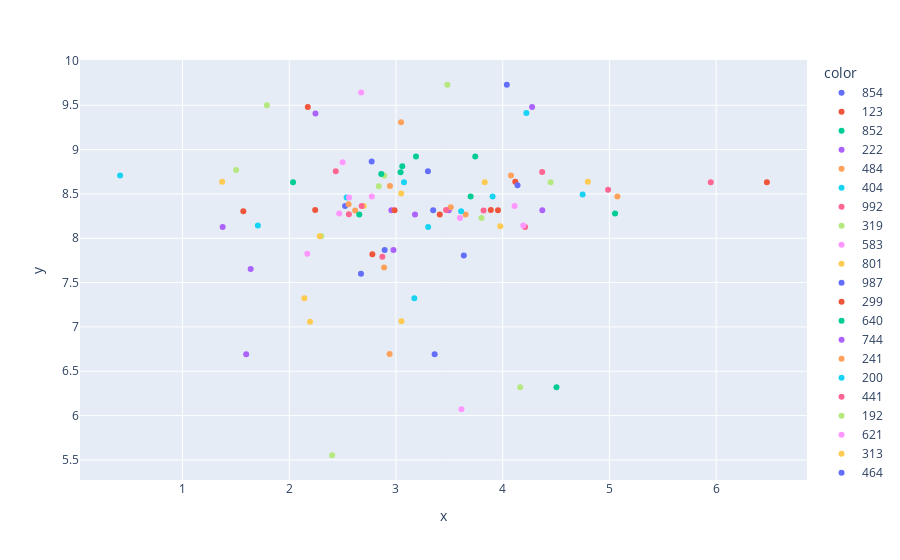

The code cell stored with this chart in its notebook:
### Code cell
fig = px.scatter(x=data_feat_descr_df["consumption_avg"], y=data_feat_descr_df["temperature_avg"],
                color = data_feat_descr_df.reset_index()["home_num"])
fig.show()

### Figure 1 — Plotly figure (JSON) as saved in the notebook; plotly's stock layout.template omitted (floating-point values rounded to 4 significant figures)
{"data": [{"hovertemplate": "color=854<br>x=%{x}<br>y=%{y}<extra></extra>", "legendgroup": "854", "marker": {"color": "#636efa", "symbol": "circle"}, "mode": "markers", "name": "854", "orientation": "v", "showlegend": true, "type": "scatter", "x": [2.894], "xaxis": "x", "y": [7.869], "yaxis": "y"}, {"hovertemplate": "color=123<br>x=%{x}<br>y=%{y}<extra></extra>", "legendgroup": "123", "marker": {"color": "#EF553B", "symbol": "circle"}, "mode": "markers", "name": "123", "orientation": "v", "showlegend": true, "type": "scatter", "x": [2.174], "xaxis": "x", "y": [9.48], "yaxis": "y"}, {"hovertemplate": "color=852<br>x=%{x}<br>y=%{y}<extra></extra>", "legendgroup": "852", "marker": {"color": "#00cc96", "symbol": "circle"}, "mode": "markers", "name": "852", "orientation": "v", "showlegend": true, "type": "scatter", "x": [3.059], "xaxis": "x", "y": [8.811], "yaxis": "y"}, {"hovertemplate": "color=222<br>x=%{x}<br>y=%{y}<extra></extra>", "legendgroup": "222", "marker": {"color": "#ab63fa", "symbol": "circle"}, "mode": "markers", "name": "222", "orientation": "v", "showlegend": true, "type": "scatter", "x": [2.245], "xaxis": "x", "y": [9.407], "yaxis": "y"}, {"hovertemplate": "color=484<br>x=%{x}<br>y=%{y}<extra></extra>", "legendgroup": "484", "marker": {"color": "#FFA15A", "symbol": "circle"}, "mode": "markers", "name": "484", "orientation": "v", "showlegend": true, "type": "scatter", "x": [2.618], "xaxis": "x", "y": [8.314], "yaxis": "y"}, {"hovertemplate": "color=404<br>x=%{x}<br>y=%{y}<extra></extra>", "legendgroup": "404", "marker": {"color": "#19d3f3", "symbol": "circle"}, "mode": "markers", "name": "404", "orientation": "v", "showlegend": true, "type": "scatter", "x": [3.075], "xaxis": "x", "y": [8.633], "yaxis": "y"}, {"hovertemplate": "color=992<br>x=%{x}<br>y=%{y}<extra></extra>", "legendgroup": "992", "marker": {"color": "#FF6692", "symbol": "circle"}, "mode": "markers", "name": "992", "orientation": "v", "showlegend": true, "type": "scatter", "x": [2.872], "xaxis": "x", "y": [7.793], "yaxis": "y"}, {"hovertemplate": "color=319<br>x=%{x}<br>y=%{y}<extra></extra>", "legendgroup": "319", "marker": {"color": "#B6E880", "symbol": "circle"}, "mode": "markers", "name": "319", "orientation": "v", "showlegend": true, "type": "scatter", "x": [2.89], "xaxis": "x", "y": [8.707], "yaxis": "y"}, {"hovertemplate": "color=583<br>x=%{x}<br>y=%{y}<extra></extra>", "legendgroup": "583", "marker": {"color": "#FF97FF", "symbol": "circle"}, "mode": "markers", "name": "583", "orientation": "v", "showlegend": true, "type": "scatter", "x": [2.468], "xaxis": "x", "y": [8.28], "yaxis": "y"}, {"hovertemplate": "color=801<br>x=%{x}<br>y=%{y}<extra></extra>", "legendgroup": "801", "marker": {"color": "#FECB52", "symbol": "circle"}, "mode": "markers", "name": "801", "orientation": "v", "showlegend": true, "type": "scatter", "x": [1.371], "xaxis": "x", "y": [8.638], "yaxis": "y"}, {"hovertemplate": "color=987<br>x=%{x}<br>y=%{y}<extra></extra>", "legendgroup": "987", "marker": {"color": "#636efa", "symbol": "circle"}, "mode": "markers", "name": "987", "orientation": "v", "showlegend": true, "type": "scatter", "x": [2.523], "xaxis": "x", "y": [8.363], "yaxis": "y"}, {"hovertemplate": "color=299<br>x=%{x}<br>y=%{y}<extra></extra>", "legendgroup": "299", "marker": {"color": "#EF553B", "symbol": "circle"}, "mode": "markers", "name": "299", "orientation": "v", "showlegend": true, "type": "scatter", "x": [2.243], "xaxis": "x", "y": [8.319], "yaxis": "y"}, {"hovertemplate": "color=640<br>x=%{x}<br>y=%{y}<extra></extra>", "legendgroup": "640", "marker": {"color": "#00cc96", "symbol": "circle"}, "mode": "markers", "name": "640", "orientation": "v", "showlegend": true, "type": "scatter", "x": [4.504], "xaxis": "x", "y": [6.32], "yaxis": "y"}, {"hovertemplate": "color=744<br>x=%{x}<br>y=%{y}<extra></extra>", "legendgroup": "744", "marker": {"color": "#ab63fa", "symbol": "circle"}, "mode": "markers", "name": "744", "orientation": "v", "showlegend": true, "type": "scatter", "x": [3.495], "xaxis": "x", "y": [8.314], "yaxis": "y"}, {"hovertemplate": "color=241<br>x=%{x}<br>y=%{y}<extra></extra>", "legendgroup": "241", "marker": {"color": "#FFA15A", "symbol": "circle"}, "mode": "markers", "name": "241", "orientation": "v", "showlegend": true, "type": "scatter", "x": [3.652], "xaxis": "x", "y": [8.267], "yaxis": "y"}, {"hovertemplate": "color=200<br>x=%{x}<br>y=%{y}<extra></extra>", "legendgroup": "200", "marker": {"color": "#19d3f3", "symbol": "circle"}, "mode": "markers", "name": "200", "orientation": "v", "showlegend": true, "type": "scatter", "x": [1.706], "xaxis": "x", "y": [8.145], "yaxis": "y"}, {"hovertemplate": "color=441<br>x=%{x}<br>y=%{y}<extra></extra>", "legendgroup": "441", "marker": {"color": "#FF6692", "symbol": "circle"}, "mode": "markers", "name": "441", "orientation": "v", "showlegend": true, "type": "scatter", "x": [5.95], "xaxis": "x", "y": [8.633], "yaxis": "y"}, {"hovertemplate": "color=192<br>x=%{x}<br>y=%{y}<extra></extra>", "legendgroup": "192", "marker": {"color": "#B6E880", "symbol": "circle"}, "mode": "markers", "name": "192", "orientation": "v", "showlegend": true, "type": "scatter", "x": [4.164], "xaxis": "x", "y": [6.32], "yaxis": "y"}, {"hovertemplate": "color=621<br>x=%{x}<br>y=%{y}<extra></extra>", "legendgroup": "621", "marker": {"color": "#FF97FF", "symbol": "circle"}, "mode": "markers", "name": "621", "orientation": "v", "showlegend": true, "type": "scatter", "x": [3.613], "xaxis": "x", "y": [6.072], "yaxis": "y"}, {"hovertemplate": "color=313<br>x=%{x}<br>y=%{y}<extra></extra>", "legendgroup": "313", "marker": {"color": "#FECB52", "symbol": "circle"}, "mode": "markers", "name": "313", "orientation": "v", "showlegend": true, "type": "scatter", "x": [3.051], "xaxis": "x", "y": [7.065], "yaxis": "y"}, {"hovertemplate": "color=464<br>x=%{x}<br>y=%{y}<extra></extra>", "legendgroup": "464", "marker": {"color": "#636efa", "symbol": "circle"}, "mode": "markers", "name": "464", "orientation": "v", "showlegend": true, "type": "scatter", "x": [3.636], "xaxis": "x", "y": [7.807], "yaxis": "y"}, {"hovertemplate": "color=424<br>x=%{x}<br>y=%{y}<extra></extra>", "legendgroup": "424", "marker": {"color": "#EF553B", "symbol": "circle"}, "mode": "markers", "name": "424", "orientation": "v", "showlegend": true, "type": "scatter", "x": [3.956], "xaxis": "x", "y": [8.314], "yaxis": "y"}, {"hovertemplate": "color=993<br>x=%{x}<br>y=%{y}<extra></extra>", "legendgroup": "993", "marker": {"color": "#00cc96", "symbol": "circle"}, "mode": "markers", "name": "993", "orientation": "v", "showlegend": true, "type": "scatter", "x": [5.053], "xaxis": "x", "y": [8.28], "yaxis": "y"}, {"hovertemplate": "color=598<br>x=%{x}<br>y=%{y}<extra></extra>", "legendgroup": "598", "marker": {"color": "#ab63fa", "symbol": "circle"}, "mode": "markers", "name": "598", "orientation": "v", "showlegend": true, "type": "scatter", "x": [2.976], "xaxis": "x", "y": [7.869], "yaxis": "y"}, {"hovertemplate": "color=514<br>x=%{x}<br>y=%{y}<extra></extra>", "legendgroup": "514", "marker": {"color": "#FFA15A", "symbol": "circle"}, "mode": "markers", "name": "514", "orientation": "v", "showlegend": true, "type": "scatter", "x": [2.889], "xaxis": "x", "y": [7.669], "yaxis": "y"}, {"hovertemplate": "color=268<br>x=%{x}<br>y=%{y}<extra></extra>", "legendgroup": "268", "marker": {"color": "#19d3f3", "symbol": "circle"}, "mode": "markers", "name": "268", "orientation": "v", "showlegend": true, "type": "scatter", "x": [0.415], "xaxis": "x", "y": [8.707], "yaxis": "y"}, {"hovertemplate": "color=745<br>x=%{x}<br>y=%{y}<extra></extra>", "legendgroup": "745", "marker": {"color": "#FF6692", "symbol": "circle"}, "mode": "markers", "name": "745", "orientation": "v", "showlegend": true, "type": "scatter", "x": [4.37], "xaxis": "x", "y": [8.746], "yaxis": "y"}, {"hovertemplate": "color=927<br>x=%{x}<br>y=%{y}<extra></extra>", "legendgroup": "927", "marker": {"color": "#B6E880", "symbol": "circle"}, "mode": "markers", "name": "927", "orientation": "v", "showlegend": true, "type": "scatter", "x": [1.502], "xaxis": "x", "y": [8.769], "yaxis": "y"}, {"hovertemplate": "color=945<br>x=%{x}<br>y=%{y}<extra></extra>", "legendgroup": "945", "marker": {"color": "#FF97FF", "symbol": "circle"}, "mode": "markers", "name": "945", "orientation": "v", "showlegend": true, "type": "scatter", "x": [2.773], "xaxis": "x", "y": [8.47], "yaxis": "y"}, {"hovertemplate": "color=352<br>x=%{x}<br>y=%{y}<extra></extra>", "legendgroup": "352", "marker": {"color": "#FECB52", "symbol": "circle"}, "mode": "markers", "name": "352", "orientation": "v", "showlegend": true, "type": "scatter", "x": [4.798], "xaxis": "x", "y": [8.638], "yaxis": "y"}, {"hovertemplate": "color=980<br>x=%{x}<br>y=%{y}<extra></extra>", "legendgroup": "980", "marker": {"color": "#636efa", "symbol": "circle"}, "mode": "markers", "name": "980", "orientation": "v", "showlegend": true, "type": "scatter", "x": [2.672], "xaxis": "x", "y": [7.599], "yaxis": "y"}, {"hovertemplate": "color=644<br>x=%{x}<br>y=%{y}<extra></extra>", "legendgroup": "644", "marker": {"color": "#EF553B", "symbol": "circle"}, "mode": "markers", "name": "644", "orientation": "v", "showlegend": true, "type": "scatter", "x": [4.118], "xaxis": "x", "y": [8.636], "yaxis": "y"}, {"hovertemplate": "color=683<br>x=%{x}<br>y=%{y}<extra></extra>", "legendgroup": "683", "marker": {"color": "#00cc96", "symbol": "circle"}, "mode": "markers", "name": "683", "orientation": "v", "showlegend": true, "type": "scatter", "x": [2.656], "xaxis": "x", "y": [8.267], "yaxis": "y"}, {"hovertemplate": "color=244<br>x=%{x}<br>y=%{y}<extra></extra>", "legendgroup": "244", "marker": {"color": "#ab63fa", "symbol": "circle"}, "mode": "markers", "name": "244", "orientation": "v", "showlegend": true, "type": "scatter", "x": [1.596], "xaxis": "x", "y": [6.691], "yaxis": "y"}, {"hovertemplate": "color=677<br>x=%{x}<br>y=%{y}<extra></extra>", "legendgroup": "677", "marker": {"color": "#FFA15A", "symbol": "circle"}, "mode": "markers", "name": "677", "orientation": "v", "showlegend": true, "type": "scatter", "x": [3.048], "xaxis": "x", "y": [9.308], "yaxis": "y"}, {"hovertemplate": "color=351<br>x=%{x}<br>y=%{y}<extra></extra>", "legendgroup": "351", "marker": {"color": "#19d3f3", "symbol": "circle"}, "mode": "markers", "name": "351", "orientation": "v", "showlegend": true, "type": "scatter", "x": [4.222], "xaxis": "x", "y": [9.413], "yaxis": "y"}, {"hovertemplate": "color=118<br>x=%{x}<br>y=%{y}<extra></extra>", "legendgroup": "118", "marker": {"color": "#FF6692", "symbol": "circle"}, "mode": "markers", "name": "118", "orientation": "v", "showlegend": true, "type": "scatter", "x": [4.21], "xaxis": "x", "y": [8.126], "yaxis": "y"}, {"hovertemplate": "color=595<br>x=%{x}<br>y=%{y}<extra></extra>", "legendgroup": "595", "marker": {"color": "#B6E880", "symbol": "circle"}, "mode": "markers", "name": "595", "orientation": "v", "showlegend": true, "type": "scatter", "x": [3.482], "xaxis": "x", "y": [9.731], "yaxis": "y"}, {"hovertemplate": "color=255<br>x=%{x}<br>y=%{y}<extra></extra>", "legendgroup": "255", "marker": {"color": "#FF97FF", "symbol": "circle"}, "mode": "markers", "name": "255", "orientation": "v", "showlegend": true, "type": "scatter", "x": [2.674], "xaxis": "x", "y": [9.645], "yaxis": "y"}, {"hovertemplate": "color=554<br>x=%{x}<br>y=%{y}<extra></extra>", "legendgroup": "554", "marker": {"color": "#FECB52", "symbol": "circle"}, "mode": "markers", "name": "554", "orientation": "v", "showlegend": true, "type": "scatter", "x": [3.977], "xaxis": "x", "y": [8.136], "yaxis": "y"}, {"hovertemplate": "color=318<br>x=%{x}<br>y=%{y}<extra></extra>", "legendgroup": "318", "marker": {"color": "#636efa", "symbol": "circle"}, "mode": "markers", "name": "318", "orientation": "v", "showlegend": true, "type": "scatter", "x": [4.139], "xaxis": "x", "y": [8.598], "yaxis": "y"}, {"hovertemplate": "color=743<br>x=%{x}<br>y=%{y}<extra></extra>", "legendgroup": "743", "marker": {"color": "#EF553B", "symbol": "circle"}, "mode": "markers", "name": "743", "orientation": "v", "showlegend": true, "type": "scatter", "x": [2.779], "xaxis": "x", "y": [7.82], "yaxis": "y"}, {"hovertemplate": "color=947<br>x=%{x}<br>y=%{y}<extra></extra>", "legendgroup": "947", "marker": {"color": "#00cc96", "symbol": "circle"}, "mode": "markers", "name": "947", "orientation": "v", "showlegend": true, "type": "scatter", "x": [3.187], "xaxis": "x", "y": [8.921], "yaxis": "y"}, {"hovertemplate": "color=480<br>x=%{x}<br>y=%{y}<extra></extra>", "legendgroup": "480", "marker": {"color": "#ab63fa", "symbol": "circle"}, "mode": "markers", "name": "480", "orientation": "v", "showlegend": true, "type": "scatter", "x": [2.957], "xaxis": "x", "y": [8.314], "yaxis": "y"}, {"hovertemplate": "color=219<br>x=%{x}<br>y=%{y}<extra></extra>", "legendgroup": "219", "marker": {"color": "#FFA15A", "symbol": "circle"}, "mode": "markers", "name": "219", "orientation": "v", "showlegend": true, "type": "scatter", "x": [5.075], "xaxis": "x", "y": [8.47], "yaxis": "y"}, {"hovertemplate": "color=780<br>x=%{x}<br>y=%{y}<extra></extra>", "legendgroup": "780", "marker": {"color": "#19d3f3", "symbol": "circle"}, "mode": "markers", "name": "780", "orientation": "v", "showlegend": true, "type": "scatter", "x": [3.301], "xaxis": "x", "y": [8.126], "yaxis": "y"}, {"hovertemplate": "color=909<br>x=%{x}<br>y=%{y}<extra></extra>", "legendgroup": "909", "marker": {"color": "#FF6692", "symbol": "circle"}, "mode": "markers", "name": "909", "orientation": "v", "showlegend": true, "type": "scatter", "x": [2.559], "xaxis": "x", "y": [8.27], "yaxis": "y"}, {"hovertemplate": "color=977<br>x=%{x}<br>y=%{y}<extra></extra>", "legendgroup": "977", "marker": {"color": "#B6E880", "symbol": "circle"}, "mode": "markers", "name": "977", "orientation": "v", "showlegend": true, "type": "scatter", "x": [2.299], "xaxis": "x", "y": [8.023], "yaxis": "y"}, {"hovertemplate": "color=272<br>x=%{x}<br>y=%{y}<extra></extra>", "legendgroup": "272", "marker": {"color": "#FF97FF", "symbol": "circle"}, "mode": "markers", "name": "272", "orientation": "v", "showlegend": true, "type": "scatter", "x": [4.111], "xaxis": "x", "y": [8.363], "yaxis": "y"}, {"hovertemplate": "color=246<br>x=%{x}<br>y=%{y}<extra></extra>", "legendgroup": "246", "marker": {"color": "#FECB52", "symbol": "circle"}, "mode": "markers", "name": "246", "orientation": "v", "showlegend": true, "type": "scatter", "x": [3.832], "xaxis": "x", "y": [8.633], "yaxis": "y"}, {"hovertemplate": "color=521<br>x=%{x}<br>y=%{y}<extra></extra>", "legendgroup": "521", "marker": {"color": "#636efa", "symbol": "circle"}, "mode": "markers", "name": "521", "orientation": "v", "showlegend": true, "type": "scatter", "x": [4.039], "xaxis": "x", "y": [9.731], "yaxis": "y"}, {"hovertemplate": "color=842<br>x=%{x}<br>y=%{y}<extra></extra>", "legendgroup": "842", "marker": {"color": "#EF553B", "symbol": "circle"}, "mode": "markers", "name": "842", "orientation": "v", "showlegend": true, "type": "scatter", "x": [2.987], "xaxis": "x", "y": [8.314], "yaxis": "y"}, {"hovertemplate": "color=267<br>x=%{x}<br>y=%{y}<extra></extra>", "legendgroup": "267", "marker": {"color": "#00cc96", "symbol": "circle"}, "mode": "markers", "name": "267", "orientation": "v", "showlegend": true, "type": "scatter", "x": [3.043], "xaxis": "x", "y": [8.745], "yaxis": "y"}, {"hovertemplate": "color=396<br>x=%{x}<br>y=%{y}<extra></extra>", "legendgroup": "396", "marker": {"color": "#ab63fa", "symbol": "circle"}, "mode": "markers", "name": "396", "orientation": "v", "showlegend": true, "type": "scatter", "x": [4.371], "xaxis": "x", "y": [8.314], "yaxis": "y"}, {"hovertemplate": "color=290<br>x=%{x}<br>y=%{y}<extra></extra>", "legendgroup": "290", "marker": {"color": "#FFA15A", "symbol": "circle"}, "mode": "markers", "name": "290", "orientation": "v", "showlegend": true, "type": "scatter", "x": [3.513], "xaxis": "x", "y": [8.349], "yaxis": "y"}, {"hovertemplate": "color=601<br>x=%{x}<br>y=%{y}<extra></extra>", "legendgroup": "601", "marker": {"color": "#19d3f3", "symbol": "circle"}, "mode": "markers", "name": "601", "orientation": "v", "showlegend": true, "type": "scatter", "x": [2.538], "xaxis": "x", "y": [8.46], "yaxis": "y"}, {"hovertemplate": "color=901<br>x=%{x}<br>y=%{y}<extra></extra>", "legendgroup": "901", "marker": {"color": "#FF6692", "symbol": "circle"}, "mode": "markers", "name": "901", "orientation": "v", "showlegend": true, "type": "scatter", "x": [3.821], "xaxis": "x", "y": [8.314], "yaxis": "y"}, {"hovertemplate": "color=260<br>x=%{x}<br>y=%{y}<extra></extra>", "legendgroup": "260", "marker": {"color": "#B6E880", "symbol": "circle"}, "mode": "markers", "name": "260", "orientation": "v", "showlegend": true, "type": "scatter", "x": [2.402], "xaxis": "x", "y": [5.553], "yaxis": "y"}, {"hovertemplate": "color=618<br>x=%{x}<br>y=%{y}<extra></extra>", "legendgroup": "618", "marker": {"color": "#FF97FF", "symbol": "circle"}, "mode": "markers", "name": "618", "orientation": "v", "showlegend": true, "type": "scatter", "x": [2.5], "xaxis": "x", "y": [8.858], "yaxis": "y"}, {"hovertemplate": "color=629<br>x=%{x}<br>y=%{y}<extra></extra>", "legendgroup": "629", "marker": {"color": "#FECB52", "symbol": "circle"}, "mode": "markers", "name": "629", "orientation": "v", "showlegend": true, "type": "scatter", "x": [3.049], "xaxis": "x", "y": [8.505], "yaxis": "y"}, {"hovertemplate": "color=238<br>x=%{x}<br>y=%{y}<extra></extra>", "legendgroup": "238", "marker": {"color": "#636efa", "symbol": "circle"}, "mode": "markers", "name": "238", "orientation": "v", "showlegend": true, "type": "scatter", "x": [2.772], "xaxis": "x", "y": [8.865], "yaxis": "y"}, {"hovertemplate": "color=231<br>x=%{x}<br>y=%{y}<extra></extra>", "legendgroup": "231", "marker": {"color": "#EF553B", "symbol": "circle"}, "mode": "markers", "name": "231", "orientation": "v", "showlegend": true, "type": "scatter", "x": [3.41], "xaxis": "x", "y": [8.267], "yaxis": "y"}, {"hovertemplate": "color=875<br>x=%{x}<br>y=%{y}<extra></extra>", "legendgroup": "875", "marker": {"color": "#00cc96", "symbol": "circle"}, "mode": "markers", "name": "875", "orientation": "v", "showlegend": true, "type": "scatter", "x": [3.7], "xaxis": "x", "y": [8.47], "yaxis": "y"}, {"hovertemplate": "color=889<br>x=%{x}<br>y=%{y}<extra></extra>", "legendgroup": "889", "marker": {"color": "#ab63fa", "symbol": "circle"}, "mode": "markers", "name": "889", "orientation": "v", "showlegend": true, "type": "scatter", "x": [4.276], "xaxis": "x", "y": [9.48], "yaxis": "y"}, {"hovertemplate": "color=340<br>x=%{x}<br>y=%{y}<extra></extra>", "legendgroup": "340", "marker": {"color": "#FFA15A", "symbol": "circle"}, "mode": "markers", "name": "340", "orientation": "v", "showlegend": true, "type": "scatter", "x": [2.943], "xaxis": "x", "y": [8.588], "yaxis": "y"}, {"hovertemplate": "color=906<br>x=%{x}<br>y=%{y}<extra></extra>", "legendgroup": "906", "marker": {"color": "#19d3f3", "symbol": "circle"}, "mode": "markers", "name": "906", "orientation": "v", "showlegend": true, "type": "scatter", "x": [4.749], "xaxis": "x", "y": [8.494], "yaxis": "y"}, {"hovertemplate": "color=604<br>x=%{x}<br>y=%{y}<extra></extra>", "legendgroup": "604", "marker": {"color": "#FF6692", "symbol": "circle"}, "mode": "markers", "name": "604", "orientation": "v", "showlegend": true, "type": "scatter", "x": [2.436], "xaxis": "x", "y": [8.756], "yaxis": "y"}, {"hovertemplate": "color=525<br>x=%{x}<br>y=%{y}<extra></extra>", "legendgroup": "525", "marker": {"color": "#B6E880", "symbol": "circle"}, "mode": "markers", "name": "525", "orientation": "v", "showlegend": true, "type": "scatter", "x": [1.79], "xaxis": "x", "y": [9.499], "yaxis": "y"}, {"hovertemplate": "color=460<br>x=%{x}<br>y=%{y}<extra></extra>", "legendgroup": "460", "marker": {"color": "#FF97FF", "symbol": "circle"}, "mode": "markers", "name": "460", "orientation": "v", "showlegend": true, "type": "scatter", "x": [3.599], "xaxis": "x", "y": [8.228], "yaxis": "y"}, {"hovertemplate": "color=130<br>x=%{x}<br>y=%{y}<extra></extra>", "legendgroup": "130", "marker": {"color": "#FECB52", "symbol": "circle"}, "mode": "markers", "name": "130", "orientation": "v", "showlegend": true, "type": "scatter", "x": [2.195], "xaxis": "x", "y": [7.059], "yaxis": "y"}, {"hovertemplate": "color=363<br>x=%{x}<br>y=%{y}<extra></extra>", "legendgroup": "363", "marker": {"color": "#636efa", "symbol": "circle"}, "mode": "markers", "name": "363", "orientation": "v", "showlegend": true, "type": "scatter", "x": [3.362], "xaxis": "x", "y": [6.691], "yaxis": "y"}, {"hovertemplate": "color=250<br>x=%{x}<br>y=%{y}<extra></extra>", "legendgroup": "250", "marker": {"color": "#EF553B", "symbol": "circle"}, "mode": "markers", "name": "250", "orientation": "v", "showlegend": true, "type": "scatter", "x": [1.57], "xaxis": "x", "y": [8.306], "yaxis": "y"}, {"hovertemplate": "color=666<br>x=%{x}<br>y=%{y}<extra></extra>", "legendgroup": "666", "marker": {"color": "#00cc96", "symbol": "circle"}, "mode": "markers", "name": "666", "orientation": "v", "showlegend": true, "type": "scatter", "x": [2.862], "xaxis": "x", "y": [8.724], "yaxis": "y"}, {"hovertemplate": "color=438<br>x=%{x}<br>y=%{y}<extra></extra>", "legendgroup": "438", "marker": {"color": "#ab63fa", "symbol": "circle"}, "mode": "markers", "name": "438", "orientation": "v", "showlegend": true, "type": "scatter", "x": [3.178], "xaxis": "x", "y": [8.267], "yaxis": "y"}, {"hovertemplate": "color=986<br>x=%{x}<br>y=%{y}<extra></extra>", "legendgroup": "986", "marker": {"color": "#FFA15A", "symbol": "circle"}, "mode": "markers", "name": "986", "orientation": "v", "showlegend": true, "type": "scatter", "x": [2.556], "xaxis": "x", "y": [8.385], "yaxis": "y"}, {"hovertemplate": "color=462<br>x=%{x}<br>y=%{y}<extra></extra>", "legendgroup": "462", "marker": {"color": "#19d3f3", "symbol": "circle"}, "mode": "markers", "name": "462", "orientation": "v", "showlegend": true, "type": "scatter", "x": [3.61], "xaxis": "x", "y": [8.306], "yaxis": "y"}, {"hovertemplate": "color=188<br>x=%{x}<br>y=%{y}<extra></extra>", "legendgroup": "188", "marker": {"color": "#FF6692", "symbol": "circle"}, "mode": "markers", "name": "188", "orientation": "v", "showlegend": true, "type": "scatter", "x": [3.469], "xaxis": "x", "y": [8.319], "yaxis": "y"}, {"hovertemplate": "color=763<br>x=%{x}<br>y=%{y}<extra></extra>", "legendgroup": "763", "marker": {"color": "#B6E880", "symbol": "circle"}, "mode": "markers", "name": "763", "orientation": "v", "showlegend": true, "type": "scatter", "x": [4.449], "xaxis": "x", "y": [8.633], "yaxis": "y"}, {"hovertemplate": "color=923<br>x=%{x}<br>y=%{y}<extra></extra>", "legendgroup": "923", "marker": {"color": "#FF97FF", "symbol": "circle"}, "mode": "markers", "name": "923", "orientation": "v", "showlegend": true, "type": "scatter", "x": [2.56], "xaxis": "x", "y": [8.46], "yaxis": "y"}, {"hovertemplate": "color=925<br>x=%{x}<br>y=%{y}<extra></extra>", "legendgroup": "925", "marker": {"color": "#FECB52", "symbol": "circle"}, "mode": "markers", "name": "925", "orientation": "v", "showlegend": true, "type": "scatter", "x": [2.141], "xaxis": "x", "y": [7.324], "yaxis": "y"}, {"hovertemplate": "color=822<br>x=%{x}<br>y=%{y}<extra></extra>", "legendgroup": "822", "marker": {"color": "#636efa", "symbol": "circle"}, "mode": "markers", "name": "822", "orientation": "v", "showlegend": true, "type": "scatter", "x": [3.348], "xaxis": "x", "y": [8.314], "yaxis": "y"}, {"hovertemplate": "color=131<br>x=%{x}<br>y=%{y}<extra></extra>", "legendgroup": "131", "marker": {"color": "#EF553B", "symbol": "circle"}, "mode": "markers", "name": "131", "orientation": "v", "showlegend": true, "type": "scatter", "x": [6.475], "xaxis": "x", "y": [8.633], "yaxis": "y"}, {"hovertemplate": "color=456<br>x=%{x}<br>y=%{y}<extra></extra>", "legendgroup": "456", "marker": {"color": "#00cc96", "symbol": "circle"}, "mode": "markers", "name": "456", "orientation": "v", "showlegend": true, "type": "scatter", "x": [3.743], "xaxis": "x", "y": [8.921], "yaxis": "y"}, {"hovertemplate": "color=624<br>x=%{x}<br>y=%{y}<extra></extra>", "legendgroup": "624", "marker": {"color": "#ab63fa", "symbol": "circle"}, "mode": "markers", "name": "624", "orientation": "v", "showlegend": true, "type": "scatter", "x": [1.376], "xaxis": "x", "y": [8.126], "yaxis": "y"}, {"hovertemplate": "color=827<br>x=%{x}<br>y=%{y}<extra></extra>", "legendgroup": "827", "marker": {"color": "#FFA15A", "symbol": "circle"}, "mode": "markers", "name": "827", "orientation": "v", "showlegend": true, "type": "scatter", "x": [2.94], "xaxis": "x", "y": [6.694], "yaxis": "y"}, {"hovertemplate": "color=474<br>x=%{x}<br>y=%{y}<extra></extra>", "legendgroup": "474", "marker": {"color": "#19d3f3", "symbol": "circle"}, "mode": "markers", "name": "474", "orientation": "v", "showlegend": true, "type": "scatter", "x": [3.172], "xaxis": "x", "y": [7.324], "yaxis": "y"}, {"hovertemplate": "color=859<br>x=%{x}<br>y=%{y}<extra></extra>", "legendgroup": "859", "marker": {"color": "#FF6692", "symbol": "circle"}, "mode": "markers", "name": "859", "orientation": "v", "showlegend": true, "type": "scatter", "x": [4.987], "xaxis": "x", "y": [8.547], "yaxis": "y"}, {"hovertemplate": "color=912<br>x=%{x}<br>y=%{y}<extra></extra>", "legendgroup": "912", "marker": {"color": "#B6E880", "symbol": "circle"}, "mode": "markers", "name": "912", "orientation": "v", "showlegend": true, "type": "scatter", "x": [2.838], "xaxis": "x", "y": [8.587], "yaxis": "y"}, {"hovertemplate": "color=194<br>x=%{x}<br>y=%{y}<extra></extra>", "legendgroup": "194", "marker": {"color": "#FF97FF", "symbol": "circle"}, "mode": "markers", "name": "194", "orientation": "v", "showlegend": true, "type": "scatter", "x": [4.193], "xaxis": "x", "y": [8.145], "yaxis": "y"}, {"hovertemplate": "color=706<br>x=%{x}<br>y=%{y}<extra></extra>", "legendgroup": "706", "marker": {"color": "#FECB52", "symbol": "circle"}, "mode": "markers", "name": "706", "orientation": "v", "showlegend": true, "type": "scatter", "x": [2.697], "xaxis": "x", "y": [8.363], "yaxis": "y"}, {"hovertemplate": "color=522<br>x=%{x}<br>y=%{y}<extra></extra>", "legendgroup": "522", "marker": {"color": "#636efa", "symbol": "circle"}, "mode": "markers", "name": "522", "orientation": "v", "showlegend": true, "type": "scatter", "x": [3.3], "xaxis": "x", "y": [8.756], "yaxis": "y"}, {"hovertemplate": "color=999<br>x=%{x}<br>y=%{y}<extra></extra>", "legendgroup": "999", "marker": {"color": "#EF553B", "symbol": "circle"}, "mode": "markers", "name": "999", "orientation": "v", "showlegend": true, "type": "scatter", "x": [3.888], "xaxis": "x", "y": [8.319], "yaxis": "y"}, {"hovertemplate": "color=113<br>x=%{x}<br>y=%{y}<extra></extra>", "legendgroup": "113", "marker": {"color": "#00cc96", "symbol": "circle"}, "mode": "markers", "name": "113", "orientation": "v", "showlegend": true, "type": "scatter", "x": [2.035], "xaxis": "x", "y": [8.633], "yaxis": "y"}, {"hovertemplate": "color=247<br>x=%{x}<br>y=%{y}<extra></extra>", "legendgroup": "247", "marker": {"color": "#ab63fa", "symbol": "circle"}, "mode": "markers", "name": "247", "orientation": "v", "showlegend": true, "type": "scatter", "x": [1.639], "xaxis": "x", "y": [7.653], "yaxis": "y"}, {"hovertemplate": "color=657<br>x=%{x}<br>y=%{y}<extra></extra>", "legendgroup": "657", "marker": {"color": "#FFA15A", "symbol": "circle"}, "mode": "markers", "name": "657", "orientation": "v", "showlegend": true, "type": "scatter", "x": [4.077], "xaxis": "x", "y": [8.707], "yaxis": "y"}, {"hovertemplate": "color=890<br>x=%{x}<br>y=%{y}<extra></extra>", "legendgroup": "890", "marker": {"color": "#19d3f3", "symbol": "circle"}, "mode": "markers", "name": "890", "orientation": "v", "showlegend": true, "type": "scatter", "x": [3.905], "xaxis": "x", "y": [8.47], "yaxis": "y"}, {"hovertemplate": "color=412<br>x=%{x}<br>y=%{y}<extra></extra>", "legendgroup": "412", "marker": {"color": "#FF6692", "symbol": "circle"}, "mode": "markers", "name": "412", "orientation": "v", "showlegend": true, "type": "scatter", "x": [2.679], "xaxis": "x", "y": [8.363], "yaxis": "y"}, {"hovertemplate": "color=261<br>x=%{x}<br>y=%{y}<extra></extra>", "legendgroup": "261", "marker": {"color": "#B6E880", "symbol": "circle"}, "mode": "markers", "name": "261", "orientation": "v", "showlegend": true, "type": "scatter", "x": [3.801], "xaxis": "x", "y": [8.228], "yaxis": "y"}, {"hovertemplate": "color=957<br>x=%{x}<br>y=%{y}<extra></extra>", "legendgroup": "957", "marker": {"color": "#FF97FF", "symbol": "circle"}, "mode": "markers", "name": "957", "orientation": "v", "showlegend": true, "type": "scatter", "x": [2.169], "xaxis": "x", "y": [7.825], "yaxis": "y"}, {"hovertemplate": "color=600<br>x=%{x}<br>y=%{y}<extra></extra>", "legendgroup": "600", "marker": {"color": "#FECB52", "symbol": "circle"}, "mode": "markers", "name": "600", "orientation": "v", "showlegend": true, "type": "scatter", "x": [2.286], "xaxis": "x", "y": [8.023], "yaxis": "y"}], "layout": {"autosize": true, "legend": {"title": {"text": "color"}, "tracegroupgap": 0}, "margin": {"t": 60}, "xaxis": {"anchor": "y", "autorange": true, "domain": [0, 1], "range": [0.03577, 6.855], "title": {"text": "x"}, "type": "linear"}, "yaxis": {"anchor": "x", "autorange": true, "domain": [0, 1], "range": [5.229, 10.05], "title": {"text": "y"}, "type": "linear"}}}
